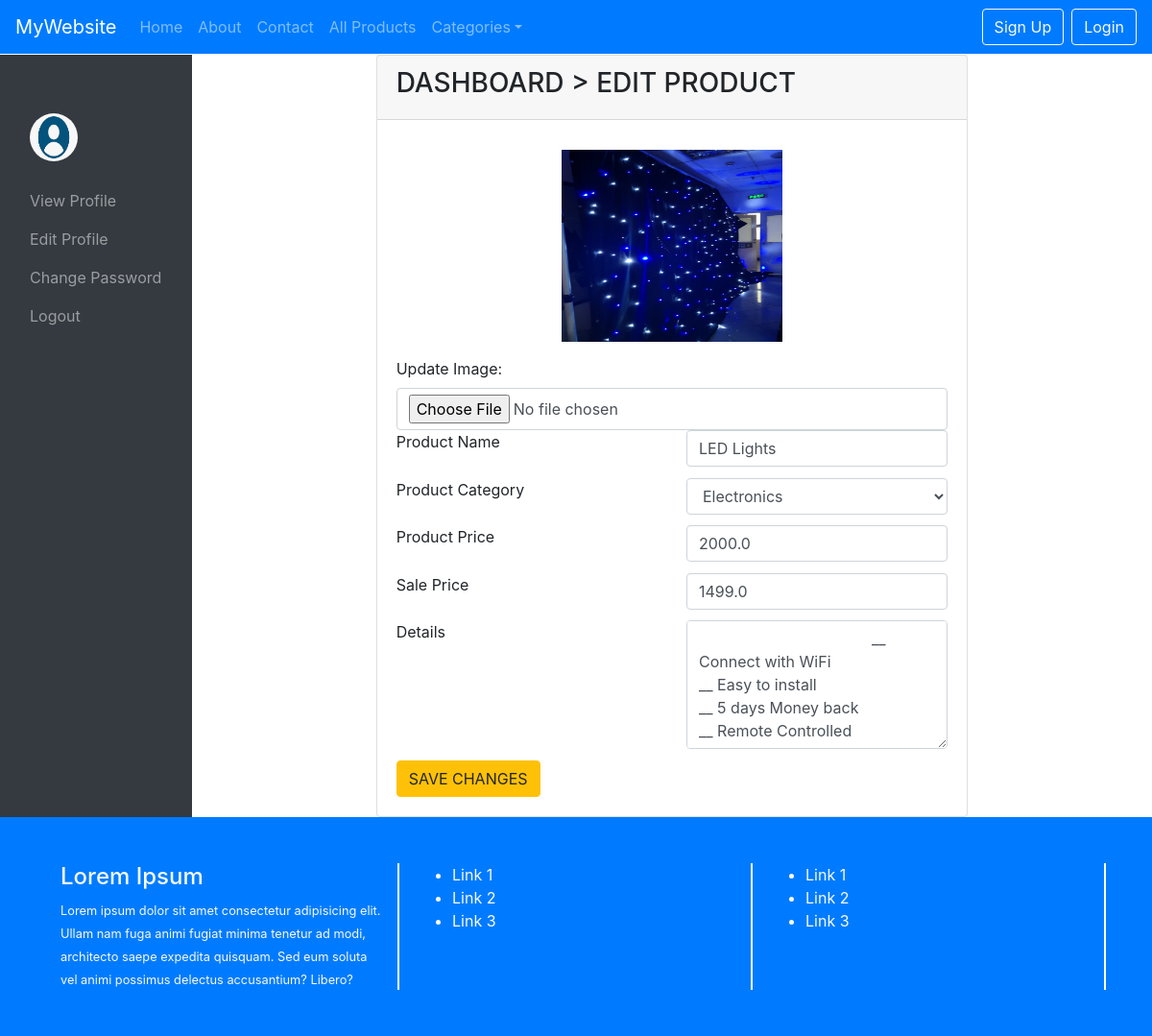
The app's page /update_product?pid=5, older data.
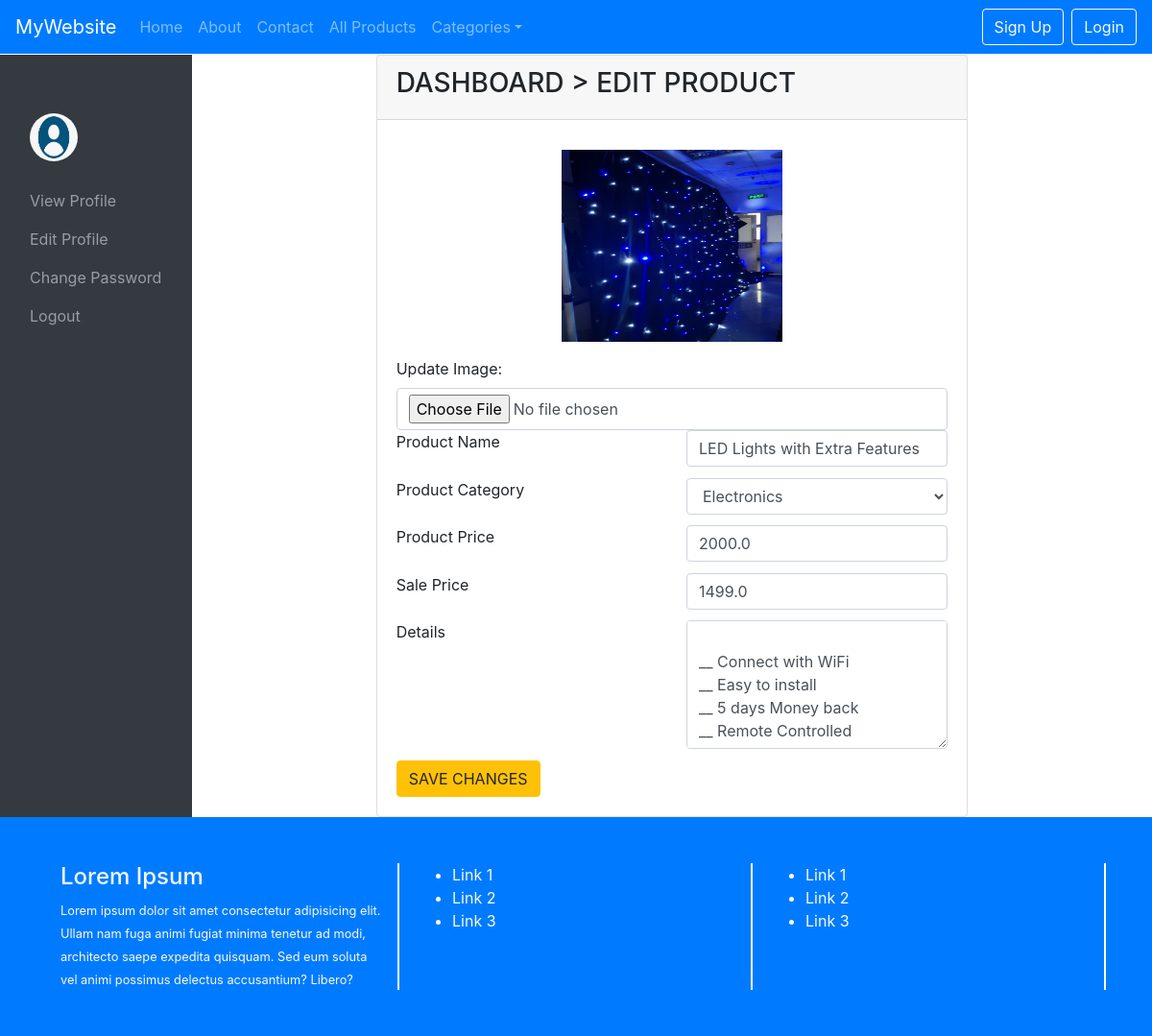
The same page, newer data.
### secondapp/models.py (models this page shows, shortened)
class add_product(models.Model):
    seller = models.ForeignKey(User,on_delete=models.CASCADE)
    product_name = models.CharField(max_length=250)
    product_category = models.ForeignKey(Category,on_delete = models.CASCADE )
    product_price = models.FloatField()
    sale_price = models.CharField(max_length=200)
    product_image = models.ImageField(upload_to="products/%Y/%m/%d")
    details = models.TextField()

### secondapp/views.py (the view, shortened to what this page needs)
# urls.py: path("update_product",views.update_product, name="update_product"),
def update_product(request):
    context ={}
    cats = Category.objects.all().order_by("cat_name")
    context["category"] = cats
    pid = request.GET["pid"]
    product = get_object_or_404(add_product,id=pid)
    context["product"] = product
    return render(request,"update_product.html",context)

### template/update_product.html (shortened to what the changed rows need)
{% extends "dashboard_base.html" %}
{% load static %}
{% block dashboard %}
    <div class="container">
        <div class="row">
            <div class="col-md-8 mx-auto">
                <div class="card">
                    <div class="card-body">
                        <form method="post" enctype="multipart/form-data">
                            <div class="row">
                                <div class="col-md-12">
                                    <div class="text-center">
                                        <img src="/media/{{product.product_image}}" style="height:200px;width:40%;">
                                    </div>
                                </div>
                                <div class="col-md-6">
                                    <input type="text" class="form-control" name="pname" value="{{product.product_name}}">
                                </div>
                            </div>
                            <div class="row">
                                <div class="col-md-6">
                                    <input type="number" name="pp" class="form-control" value="{{product.product_price}}">
                                </div>
                            </div>
                            <div class="row">
                                <div class="col-md-6">
                                    <input type="number" name="sp" class="form-control" value="{{product.sale_price}}">
                                </div>
                            </div>
                            <div class="row">
                                <div class="col-md-6">
                                    <textarea name="des" class="form-control" rows="5">
                                        {{product.details}}
                                    </textarea>
                                </div>
                            </div>
                        </form>
                    </div>
                </div>
            </div>
        </div>
    </div>
{% endblock %}

Row changes from the older to the newer data that the page shows:
changed add_product: pname "LED Lights" → "LED Lights with Extra Features"
